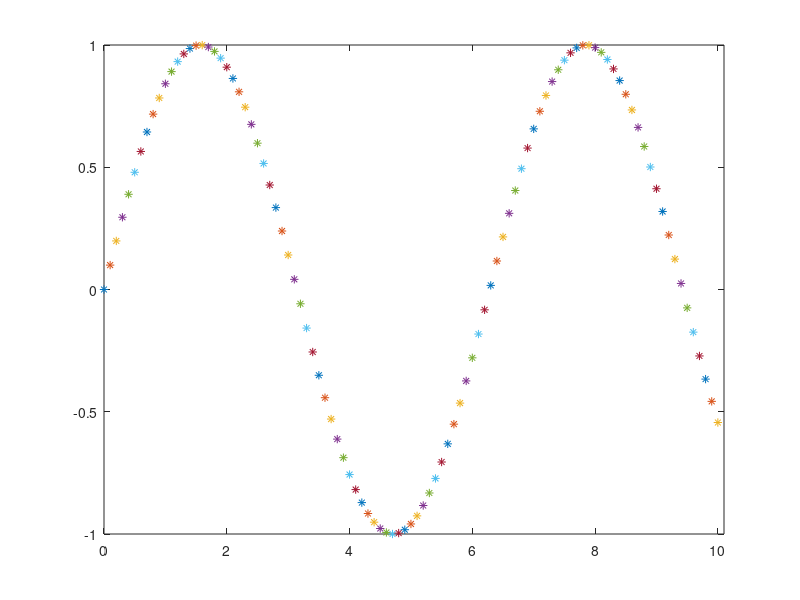

The MATLAB script that drew this image:
clear;
t=0;
maxiter=101;
for a=1:maxiter
    x=t;
    y=sin(t);
    t=t+0.1;
    plot (x,y,'*')
    xlim ([0 maxiter*0.1])
    ylim ([-1 1])
    hold on
    pause (0.1)
end
    